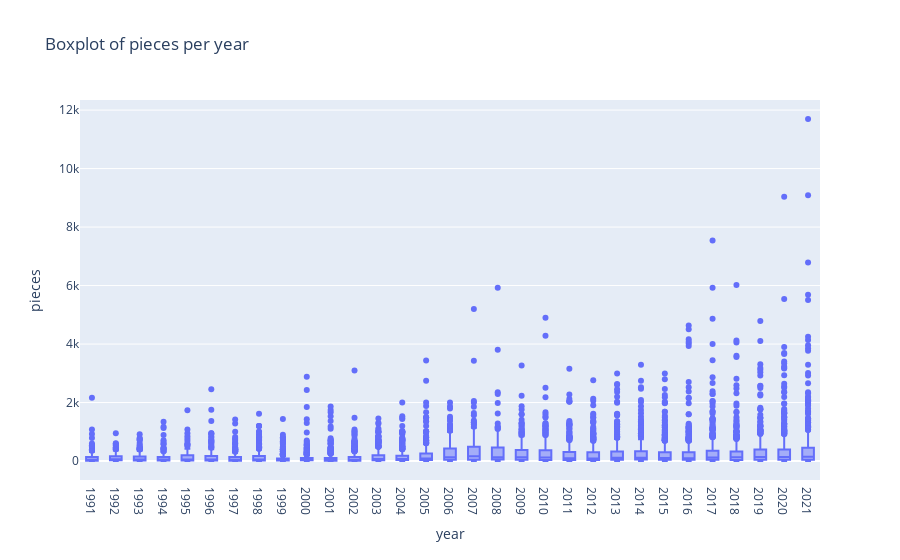

Notebook code cell kept with this figure:
### Code cell
fig = px.box(df_sets, "year", "pieces", title = "Boxplot of pieces per year")
fig.update_layout(xaxis = dict(tickmode = 'linear',tick0 = 0,dtick = 1))
fig.show()

### Figure 1 — Plotly figure (JSON) as saved in the notebook; plotly's stock layout.template omitted (floating-point values rounded to 4 significant figures; data arrays with more than 128 entries replaced by an {"elided": "..."} marker saying what was removed)
{"data": [{"alignmentgroup": "True", "hovertemplate": "year=%{x}<br>pieces=%{y}<extra></extra>", "legendgroup": "", "marker": {"color": "#636efa"}, "name": "", "notched": false, "offsetgroup": "", "orientation": "v", "showlegend": false, "type": "box", "x": {"elided": "10903 int values"}, "x0": " ", "xaxis": "x", "y": {"elided": "10903 int values"}, "y0": " ", "yaxis": "y"}], "layout": {"boxmode": "group", "legend": {"tracegroupgap": 0}, "title": {"text": "Boxplot of pieces per year"}, "xaxis": {"anchor": "y", "domain": [0, 1], "dtick": 1, "tick0": 0, "tickmode": "linear", "title": {"text": "year"}}, "yaxis": {"anchor": "x", "domain": [0, 1], "title": {"text": "pieces"}}}}
